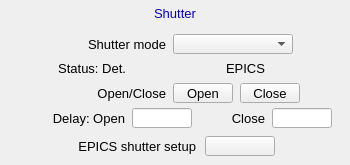
<?xml version="1.0" ?>
<ui version="4.0">
  <class>Dialog</class>
  <widget class="QWidget" name="screen">
    <property name="geometry">
      <rect>
        <x>85</x>
        <y>111</y>
        <width>350</width>
        <height>165</height>
      </rect>
    </property>
    <property name="styleSheet">
      <string notr="true">QWidget#screen {
  color: rgb(0, 0, 0);
  background-color: rgb(187, 187, 187);
  }</string>
    </property>
    <property name="windowTitle">
      <string>ADShutter</string>
    </property>
    <widget class="PyDMDrawingRectangle" name="rectangle">
      <property name="geometry">
        <rect>
          <x>122</x>
          <y>2</y>
          <width>107</width>
          <height>21</height>
        </rect>
      </property>
      <property name="brush" stdset="0">
        <brush brushstyle="SolidPattern">
          <color alpha="255">
            <red>218</red>
            <green>218</green>
            <blue>218</blue>
          </color>
        </brush>
      </property>
      <property name="penStyle" stdset="0">
        <enum>Qt::SolidLine</enum>
      </property>
      <property name="penColor" stdset="0">
        <color>
          <red>218</red>
          <green>218</green>
          <blue>218</blue>
        </color>
      </property>
      <property name="penWidth" stdset="0">
        <double>0</double>
      </property>
      <property name="penCapStyle" stdset="0">
        <enum>Qt::FlatCap</enum>
      </property>
      <property name="toolTip">
        <string>rectangle</string>
      </property>
    </widget>
    <widget class="PyDMDrawingRectangle" name="rectangle_1">
      <property name="geometry">
        <rect>
          <x>0</x>
          <y>0</y>
          <width>350</width>
          <height>165</height>
        </rect>
      </property>
      <property name="brush" stdset="0">
        <brush brushstyle="NoBrush">
          <color alpha="255">
            <red>0</red>
            <green>0</green>
            <blue>0</blue>
          </color>
        </brush>
      </property>
      <property name="penStyle" stdset="0">
        <enum>Qt::SolidLine</enum>
      </property>
      <property name="penColor" stdset="0">
        <color>
          <red>0</red>
          <green>0</green>
          <blue>0</blue>
        </color>
      </property>
      <property name="penWidth" stdset="0">
        <double>1</double>
      </property>
      <property name="penCapStyle" stdset="0">
        <enum>Qt::FlatCap</enum>
      </property>
      <property name="toolTip">
        <string>rectangle_1</string>
      </property>
    </widget>
    <widget class="QLabel" name="text">
      <property name="geometry">
        <rect>
          <x>140</x>
          <y>3</y>
          <width>70</width>
          <height>20</height>
        </rect>
      </property>
      <property name="text">
        <string>Shutter</string>
      </property>
      <property name="font" stdset="0">
        <font>
          <pointsize>10</pointsize>
        </font>
      </property>
      <property name="brush" stdset="0">
        <brush brushstyle="SolidPattern">
          <color alpha="255">
            <red>10</red>
            <green>0</green>
            <blue>184</blue>
          </color>
        </brush>
      </property>
      <property name="toolTip">
        <string>text</string>
      </property>
      <property name="alignment">
        <set>Qt::AlignCenter</set>
      </property>
      <property name="styleSheet">
        <string notr="true">QLabel#text {
  color: rgb(10, 0, 184);
  }</string>
      </property>
    </widget>
    <widget class="QLabel" name="text_1">
      <property name="geometry">
        <rect>
          <x>46</x>
          <y>34</y>
          <width>120</width>
          <height>20</height>
        </rect>
      </property>
      <property name="text">
        <string>Shutter mode</string>
      </property>
      <property name="font" stdset="0">
        <font>
          <pointsize>10</pointsize>
        </font>
      </property>
      <property name="brush" stdset="0">
        <brush brushstyle="SolidPattern">
          <color alpha="255">
            <red>0</red>
            <green>0</green>
            <blue>0</blue>
          </color>
        </brush>
      </property>
      <property name="toolTip">
        <string>text_1</string>
      </property>
      <property name="alignment">
        <set>Qt::AlignRight|Qt::AlignTrailing|Qt::AlignVCenter</set>
      </property>
      <property name="styleSheet">
        <string notr="true">QLabel#text_1 {
  color: rgb(0, 0, 0);
  }</string>
      </property>
    </widget>
    <widget class="PyDMEnumComboBox" name="menu">
      <property name="geometry">
        <rect>
          <x>173</x>
          <y>34</y>
          <width>120</width>
          <height>20</height>
        </rect>
      </property>
      <property name="toolTip">
        <string>${prefix}ShutterMode</string>
      </property>
      <property name="channel" stdset="0">
        <string>ca://${prefix}ShutterMode</string>
      </property>
      <property name="font" stdset="0">
        <font>
          <pointsize>10</pointsize>
        </font>
      </property>
      <property name="styleSheet">
        <string notr="true">PyDMEnumComboBox#menu {
  color: rgb(0, 0, 0);
  background-color: rgb(115, 223, 255);
  }</string>
      </property>
    </widget>
    <widget class="QLabel" name="text_2">
      <property name="geometry">
        <rect>
          <x>66</x>
          <y>83</y>
          <width>100</width>
          <height>20</height>
        </rect>
      </property>
      <property name="text">
        <string>Open/Close</string>
      </property>
      <property name="font" stdset="0">
        <font>
          <pointsize>10</pointsize>
        </font>
      </property>
      <property name="brush" stdset="0">
        <brush brushstyle="SolidPattern">
          <color alpha="255">
            <red>0</red>
            <green>0</green>
            <blue>0</blue>
          </color>
        </brush>
      </property>
      <property name="toolTip">
        <string>text_2</string>
      </property>
      <property name="alignment">
        <set>Qt::AlignRight|Qt::AlignTrailing|Qt::AlignVCenter</set>
      </property>
      <property name="styleSheet">
        <string notr="true">QLabel#text_2 {
  color: rgb(0, 0, 0);
  }</string>
      </property>
    </widget>
    <widget class="PyDMPushButton" name="message_button">
      <property name="geometry">
        <rect>
          <x>173</x>
          <y>83</y>
          <width>60</width>
          <height>20</height>
        </rect>
      </property>
      <property name="text">
        <string>Open</string>
      </property>
      <property name="font" stdset="0">
        <font>
          <pointsize>10</pointsize>
        </font>
      </property>
      <property name="toolTip">
        <string>${prefix}ShutterControl</string>
      </property>
      <property name="channel" stdset="0">
        <string>ca://${prefix}ShutterControl</string>
      </property>
      <property name="pressValue" stdset="0">
        <string>1</string>
      </property>
      <property name="styleSheet">
        <string notr="true">PyDMPushButton#message_button {
  color: rgb(0, 0, 0);
  background-color: rgb(115, 223, 255);
  }</string>
      </property>
    </widget>
    <widget class="PyDMPushButton" name="message_button_1">
      <property name="geometry">
        <rect>
          <x>240</x>
          <y>83</y>
          <width>60</width>
          <height>20</height>
        </rect>
      </property>
      <property name="text">
        <string>Close</string>
      </property>
      <property name="font" stdset="0">
        <font>
          <pointsize>10</pointsize>
        </font>
      </property>
      <property name="toolTip">
        <string>${prefix}ShutterControl</string>
      </property>
      <property name="channel" stdset="0">
        <string>ca://${prefix}ShutterControl</string>
      </property>
      <property name="pressValue" stdset="0">
        <string>0</string>
      </property>
      <property name="styleSheet">
        <string notr="true">PyDMPushButton#message_button_1 {
  color: rgb(0, 0, 0);
  background-color: rgb(115, 223, 255);
  }</string>
      </property>
    </widget>
    <widget class="QLabel" name="text_3">
      <property name="geometry">
        <rect>
          <x>6</x>
          <y>58</y>
          <width>120</width>
          <height>20</height>
        </rect>
      </property>
      <property name="text">
        <string>Status: Det.</string>
      </property>
      <property name="font" stdset="0">
        <font>
          <pointsize>10</pointsize>
        </font>
      </property>
      <property name="brush" stdset="0">
        <brush brushstyle="SolidPattern">
          <color alpha="255">
            <red>0</red>
            <green>0</green>
            <blue>0</blue>
          </color>
        </brush>
      </property>
      <property name="toolTip">
        <string>text_3</string>
      </property>
      <property name="alignment">
        <set>Qt::AlignRight|Qt::AlignTrailing|Qt::AlignVCenter</set>
      </property>
      <property name="styleSheet">
        <string notr="true">QLabel#text_3 {
  color: rgb(0, 0, 0);
  }</string>
      </property>
    </widget>
    <widget class="PyDMLabel" name="text_update">
      <property name="geometry">
        <rect>
          <x>132</x>
          <y>59</y>
          <width>60</width>
          <height>18</height>
        </rect>
      </property>
      <property name="toolTip">
        <string>PV: ${prefix}ShutterStatus_RBV</string>
      </property>
      <property name="channel" stdset="0">
        <string>ca://${prefix}ShutterStatus_RBV</string>
      </property>
      <property name="displayFormat" stdset="0">
        <enum>PyDMLabel::String</enum>
      </property>
      <property name="font" stdset="0">
        <font>
          <pointsize>10</pointsize>
        </font>
      </property>
      <property name="alignment">
        <set>Qt::AlignCenter</set>
      </property>
      <property name="textInteractionFlags">
        <set>Qt::TextSelectableByKeyboard|Qt::TextSelectableByMouse</set>
      </property>
      <property name="styleSheet">
        <string notr="true">PyDMLabel#text_update {
  color: rgb(10, 0, 184);
  background-color: rgb(218, 218, 218);
  }</string>
      </property>
    </widget>
    <widget class="PyDMLineEdit" name="text_entry">
      <property name="geometry">
        <rect>
          <x>132</x>
          <y>108</y>
          <width>60</width>
          <height>20</height>
        </rect>
      </property>
      <property name="channel" stdset="0">
        <string>ca://${prefix}ShutterOpenDelay</string>
      </property>
      <property name="toolTip">
        <string>${prefix}ShutterOpenDelay</string>
      </property>
      <property name="font" stdset="0">
        <font>
          <pointsize>10</pointsize>
        </font>
      </property>
      <property name="styleSheet">
        <string notr="true">PyDMLineEdit#text_entry {
  color: rgb(0, 0, 0);
  background-color: rgb(115, 223, 255);
  border: 1px solid black;
  margin: 0px;
  padding: 0px;
  spacing: 0px;
  }</string>
      </property>
    </widget>
    <widget class="QLabel" name="text_4">
      <property name="geometry">
        <rect>
          <x>15</x>
          <y>108</y>
          <width>110</width>
          <height>20</height>
        </rect>
      </property>
      <property name="text">
        <string>Delay: Open</string>
      </property>
      <property name="font" stdset="0">
        <font>
          <pointsize>10</pointsize>
        </font>
      </property>
      <property name="brush" stdset="0">
        <brush brushstyle="SolidPattern">
          <color alpha="255">
            <red>0</red>
            <green>0</green>
            <blue>0</blue>
          </color>
        </brush>
      </property>
      <property name="toolTip">
        <string>text_4</string>
      </property>
      <property name="alignment">
        <set>Qt::AlignRight|Qt::AlignTrailing|Qt::AlignVCenter</set>
      </property>
      <property name="styleSheet">
        <string notr="true">QLabel#text_4 {
  color: rgb(0, 0, 0);
  }</string>
      </property>
    </widget>
    <widget class="QLabel" name="text_5">
      <property name="geometry">
        <rect>
          <x>215</x>
          <y>108</y>
          <width>50</width>
          <height>20</height>
        </rect>
      </property>
      <property name="text">
        <string>Close</string>
      </property>
      <property name="font" stdset="0">
        <font>
          <pointsize>10</pointsize>
        </font>
      </property>
      <property name="brush" stdset="0">
        <brush brushstyle="SolidPattern">
          <color alpha="255">
            <red>0</red>
            <green>0</green>
            <blue>0</blue>
          </color>
        </brush>
      </property>
      <property name="toolTip">
        <string>text_5</string>
      </property>
      <property name="alignment">
        <set>Qt::AlignRight|Qt::AlignTrailing|Qt::AlignVCenter</set>
      </property>
      <property name="styleSheet">
        <string notr="true">QLabel#text_5 {
  color: rgb(0, 0, 0);
  }</string>
      </property>
    </widget>
    <widget class="PyDMLineEdit" name="text_entry_1">
      <property name="geometry">
        <rect>
          <x>272</x>
          <y>108</y>
          <width>60</width>
          <height>20</height>
        </rect>
      </property>
      <property name="channel" stdset="0">
        <string>ca://${prefix}ShutterCloseDelay</string>
      </property>
      <property name="toolTip">
        <string>${prefix}ShutterCloseDelay</string>
      </property>
      <property name="font" stdset="0">
        <font>
          <pointsize>10</pointsize>
        </font>
      </property>
      <property name="styleSheet">
        <string notr="true">PyDMLineEdit#text_entry_1 {
  color: rgb(0, 0, 0);
  background-color: rgb(115, 223, 255);
  border: 1px solid black;
  margin: 0px;
  padding: 0px;
  spacing: 0px;
  }</string>
      </property>
    </widget>
    <widget class="PyDMRelatedDisplayButton" name="related_display">
      <property name="geometry">
        <rect>
          <x>205</x>
          <y>136</y>
          <width>70</width>
          <height>20</height>
        </rect>
      </property>
      <property name="showIcon" stdset="0">
        <bool>true</bool>
      </property>
      <property name="font" stdset="0">
        <font>
          <pointsize>10</pointsize>
        </font>
      </property>
      <property name="styleSheet">
        <string notr="true">PyDMRelatedDisplayButton#related_display {
  color: rgb(0, 0, 0);
  background-color: rgb(115, 223, 255);
  }</string>
      </property>
      <property name="titles" stdset="0">
        <stringlist>
          <string>EPICS shutter setup</string>
        </stringlist>
      </property>
      <property name="filenames" stdset="0">
        <stringlist>
          <string>ADEpicsShutter_V37.ui</string>
        </stringlist>
      </property>
      <property name="macros" stdset="0">
        <stringlist>
          <string>P=${P},R=${R}</string>
        </stringlist>
      </property>
      <property name="openInNewWindow" stdset="0">
        <bool>true</bool>
      </property>
    </widget>
    <widget class="QLabel" name="text_6">
      <property name="geometry">
        <rect>
          <x>6</x>
          <y>136</y>
          <width>190</width>
          <height>20</height>
        </rect>
      </property>
      <property name="text">
        <string>EPICS shutter setup</string>
      </property>
      <property name="font" stdset="0">
        <font>
          <pointsize>10</pointsize>
        </font>
      </property>
      <property name="brush" stdset="0">
        <brush brushstyle="SolidPattern">
          <color alpha="255">
            <red>0</red>
            <green>0</green>
            <blue>0</blue>
          </color>
        </brush>
      </property>
      <property name="toolTip">
        <string>text_6</string>
      </property>
      <property name="alignment">
        <set>Qt::AlignRight|Qt::AlignTrailing|Qt::AlignVCenter</set>
      </property>
      <property name="styleSheet">
        <string notr="true">QLabel#text_6 {
  color: rgb(0, 0, 0);
  }</string>
      </property>
    </widget>
    <widget class="QLabel" name="text_7">
      <property name="geometry">
        <rect>
          <x>215</x>
          <y>58</y>
          <width>50</width>
          <height>20</height>
        </rect>
      </property>
      <property name="text">
        <string>EPICS</string>
      </property>
      <property name="font" stdset="0">
        <font>
          <pointsize>10</pointsize>
        </font>
      </property>
      <property name="brush" stdset="0">
        <brush brushstyle="SolidPattern">
          <color alpha="255">
            <red>0</red>
            <green>0</green>
            <blue>0</blue>
          </color>
        </brush>
      </property>
      <property name="toolTip">
        <string>text_7</string>
      </property>
      <property name="alignment">
        <set>Qt::AlignRight|Qt::AlignTrailing|Qt::AlignVCenter</set>
      </property>
      <property name="styleSheet">
        <string notr="true">QLabel#text_7 {
  color: rgb(0, 0, 0);
  }</string>
      </property>
    </widget>
    <widget class="PyDMLabel" name="text_update_1">
      <property name="geometry">
        <rect>
          <x>272</x>
          <y>59</y>
          <width>60</width>
          <height>18</height>
        </rect>
      </property>
      <property name="toolTip">
        <string>PV: ${prefix}ShutterStatusEPICS_RBV</string>
      </property>
      <property name="channel" stdset="0">
        <string>ca://${prefix}ShutterStatusEPICS_RBV</string>
      </property>
      <property name="displayFormat" stdset="0">
        <enum>PyDMLabel::String</enum>
      </property>
      <property name="font" stdset="0">
        <font>
          <pointsize>10</pointsize>
        </font>
      </property>
      <property name="alignment">
        <set>Qt::AlignCenter</set>
      </property>
      <property name="textInteractionFlags">
        <set>Qt::TextSelectableByKeyboard|Qt::TextSelectableByMouse</set>
      </property>
      <property name="styleSheet">
        <string notr="true">PyDMLabel#text_update_1 {
  color: rgb(10, 0, 184);
  background-color: rgb(218, 218, 218);
  }</string>
      </property>
    </widget>
  </widget>
  <customwidgets>
    <customwidget>
      <class>PyDMDrawingRectangle</class>
      <extends>QWidget</extends>
      <header>pydm.widgets.drawing</header>
    </customwidget>
    <customwidget>
      <class>PyDMLabel</class>
      <extends>QLabel</extends>
      <header>pydm.widgets.label</header>
    </customwidget>
    <customwidget>
      <class>PyDMEnumComboBox</class>
      <extends>QComboBox</extends>
      <header>pydm.widgets.enum_combo_box</header>
    </customwidget>
    <customwidget>
      <class>PyDMPushButton</class>
      <extends>QPushButton</extends>
      <header>pydm.widgets.pushbutton</header>
    </customwidget>
    <customwidget>
      <class>PyDMLineEdit</class>
      <extends>QLineEdit</extends>
      <header>pydm.widgets.line_edit</header>
    </customwidget>
    <customwidget>
      <class>PyDMRelatedDisplayButton</class>
      <extends>QPushButton</extends>
      <header>pydm.widgets.related_display_button</header>
    </customwidget>
  </customwidgets>
</ui>
